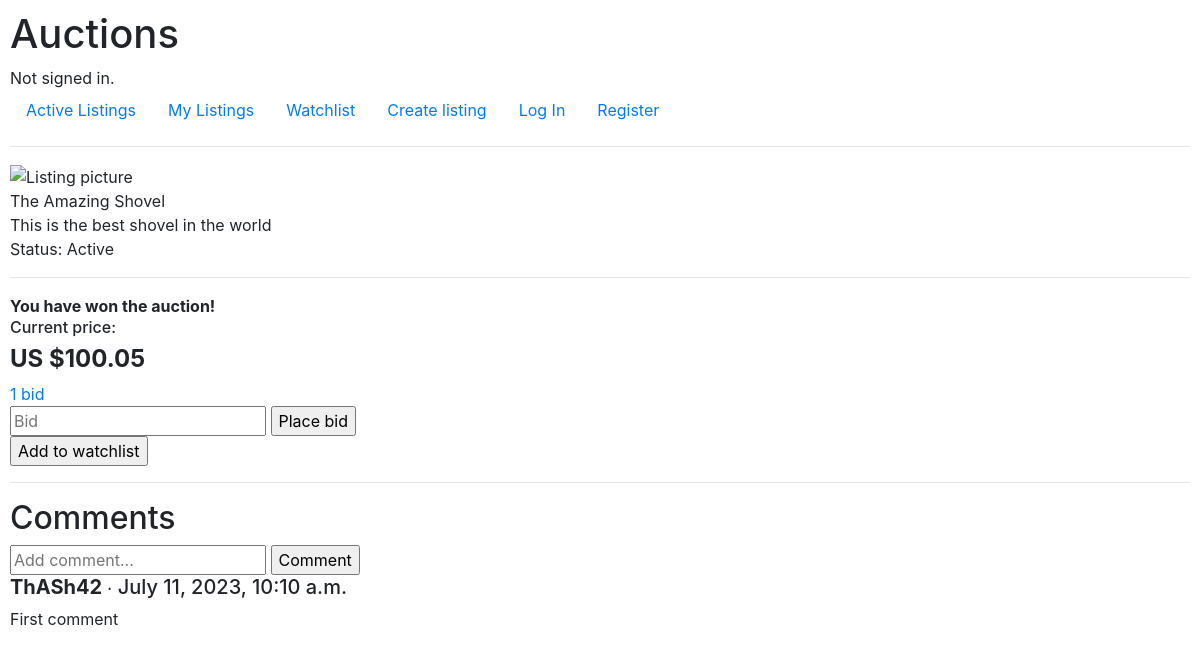
/listing/1, run on the app's committed database.
### auctions/models.py (models this page shows, shortened)
class Listing(models.Model):
    owner = models.ForeignKey(User, on_delete=models.CASCADE, related_name="owner")
    title = models.CharField(max_length=64)
    description = models.TextField()
    start_bid = models.DecimalField(max_digits=20, decimal_places=2)
    image = models.URLField(max_length=256)
    bids = models.ManyToManyField(Bid, blank=True, related_name="bids")
    time = models.OneToOneField(Time, on_delete=models.SET_NULL, null=True)
    condition = models.CharField(
        max_length=16, null=True, choices=CONDITION_CHOICES
    )
    category = models.CharField(
        max_length=32, default=None, null=True, blank=True, choices=CATEGORY_CHOICES
    )
    active_status = models.CharField(
        max_length=16, default="active", choices=STATUS_CHOICES
    )
    watchlist = models.ManyToManyField(User, blank=True, related_name="watching_users")
    comments = models.ManyToManyField(Comment, blank=True, related_name="comments")
    winner = models.OneToOneField(
        User, on_delete=models.SET_NULL, blank=True, null=True, default=None
    )

class Bid(models.Model):
    price = models.DecimalField(max_digits=10, decimal_places=2)
    time = models.DateTimeField(auto_now=True)
    user = models.ForeignKey(User, on_delete=models.CASCADE, related_name="user")

class Comment(models.Model):
    commentator = models.ForeignKey(
        User, on_delete=models.CASCADE, related_name="commentator"
    )
    message = models.TextField(max_length=1000)
    time = models.DateTimeField(auto_now_add=True)
    is_modified = models.BooleanField(default=False)

class User(AbstractUser):
    pass

### auctions/views.py (the view)
# urls.py: path("listing/<int:listing_id>", views.listing, name="listing"),
def listing(request, listing_id):
    listing = Listing.objects.get(pk=listing_id)
    is_watching = request.user in listing.watchlist.all()
    owner_id = listing.owner.id
    is_owner = True if request.user.id == owner_id else False
    comments = listing.comments.all()
    current_price = get_price(listing)
    message = request.GET.get('message')
    return render(request, "auctions/listing.html", {
        "listing": listing,
        "is_watching": is_watching,
        "comments": comments,
        "is_owner": is_owner,
        "current_price": current_price,
        "message": message,
    })

### auctions/utilities.py (called while the page is built)
def get_price(listing):
    if listing.bids.exists():
        bid = listing.bids.order_by('-price').first()
        return bid.price
    else:
        return listing.start_bid

### auctions/templates/auctions/listing.html (shortened to what this page needs)
{% extends 'auctions/layout.html' %}
{% block body %}
<main>
    <section>
        <div>
            <img src="{{ listing.image }}" alt="Listing picture" style="width:300px">
        </div>
        <div>
                {{ listing.title }}
                <br>
                {{ listing.description }}
                {% if listing.active_status == "active" %}
                <p>Status: Active</p>
                {% elif listing.active_status == "inactive" %}
                <p>Status: Inactive</p>
                {% else %}
                <p>Status: Closed</p>
                <p>Winner: {{ listing.winner }}</p>
            {% endif %}
        </div>
        <hr>
    </section>
    <section>
        <div>
            {% if request.user.id == listing.winner.id %}
                <strong>You have won the auction!</strong><br>
            {% endif %}
            {% if not listing.bids.count == 0 %}
            <div>
                <h6>Current price:</h6>
                <h4><strong>US ${{ current_price }}</strong></h4>
            </div>
            {% else %}
            <div>
                <h6>Start bid:</h6>
                <h4><strong>US ${{ current_price }} </strong></h4>
            </div>
            {% endif %}
            <div>
                <a href="{% url 'bids' listing.id %}">
                    {{ listing.bids.count }}
                    {% if listing.bids.count == 1 %}
                        bid
                    {% else %}
                        bids
                    {% endif %}
                </a>
            </div>
        </div>
        {% if not is_owner %}
            <div>
                {% if not listing.active_status == "closed" %}
                    <form action="{% url 'bid' listing.id %}", method="POST">
                        <input name="bid" type="number" step= 0.01 placeholder="Bid">
                        <input type="submit" value="Place bid">
                    </form>
                {% endif %}
                {% if not is_watching %}
                    <form action="{% url 'watchlist' listing.id %}" method="POST">
                        <input type="submit" value="Add to watchlist">
                    </form>
                {% else %}
                    <form action="{% url 'delete_watchlist' listing.id %}" method="POST">
                        {% csrf_token %}
                        <input type="submit" value="Unwatch">
                    </form>
                {% endif %}
            </div>
        {% endif %}
    </section>
    <hr>
</main>
<main>
    <h2>Comments</h2>
    <div>
        <form action="{% url 'comment' listing.id %}" method="POST">
            <input name="message" type="text" placeholder="Add comment...">
            <input type="submit" value="Comment">
        </form>
    </div>
    {% for comment in comments %}
        <div>
            <h5>
                <strong>
                    {{comment.commentator}}
                </strong>
                ∙
                {{ comment.time }}
            </h5>
            <p>{{ comment.message }}</p>
        </div>
    {% endfor %}
</main>
{% endblock body %}

### auctions/static/auctions/styles.css (style rules this page uses)
body { padding: 10px; }

### data on the page
Listing: title "The Amazing Shovel", description "This is the best shovel in the world", bids.count "1"
Bid: price "100.05"
Comment: commentator "ThASh42", time "July 11, 2023, 10:10 a.m.", message "First comment"
